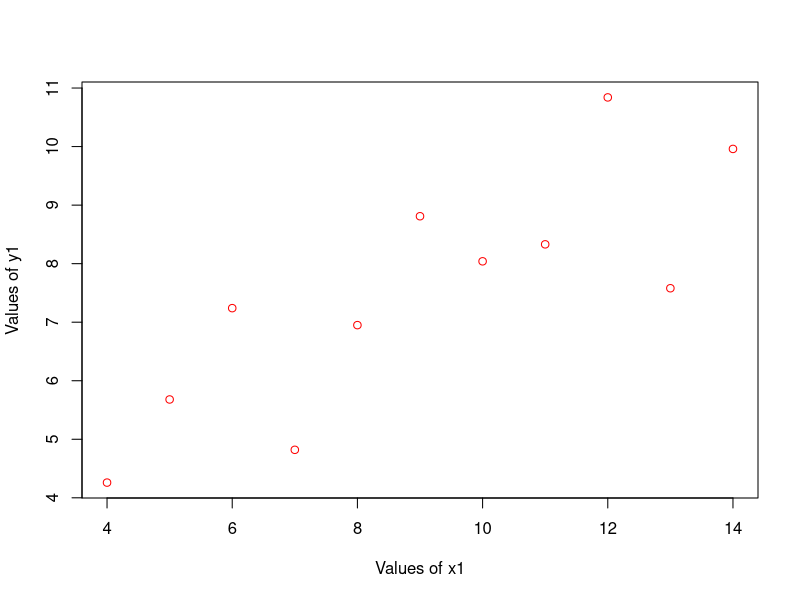
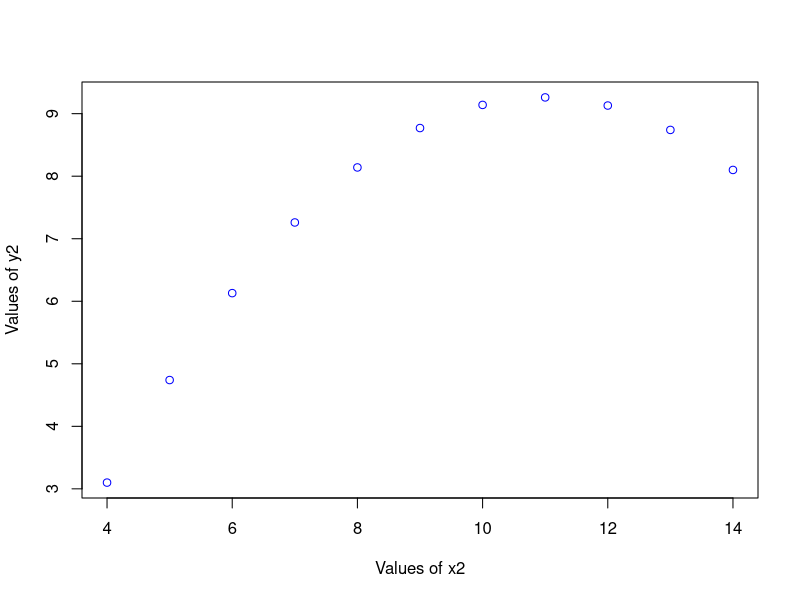
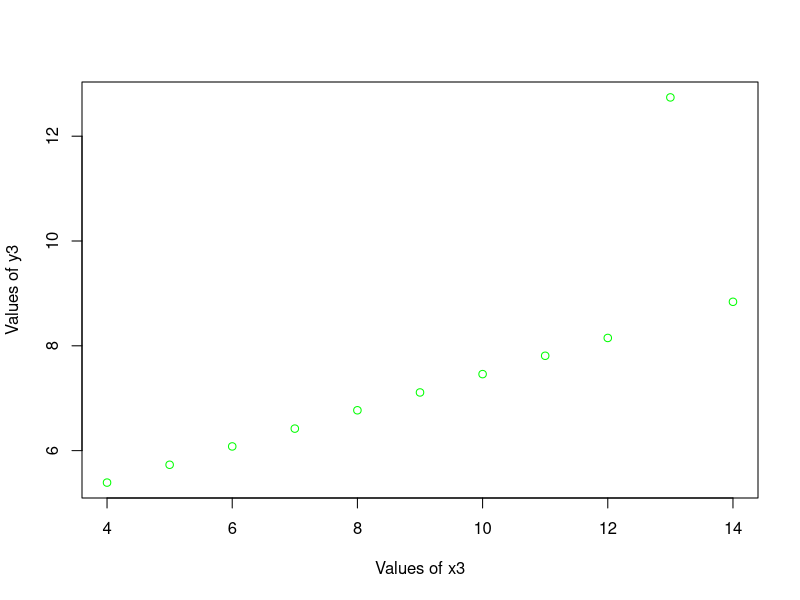
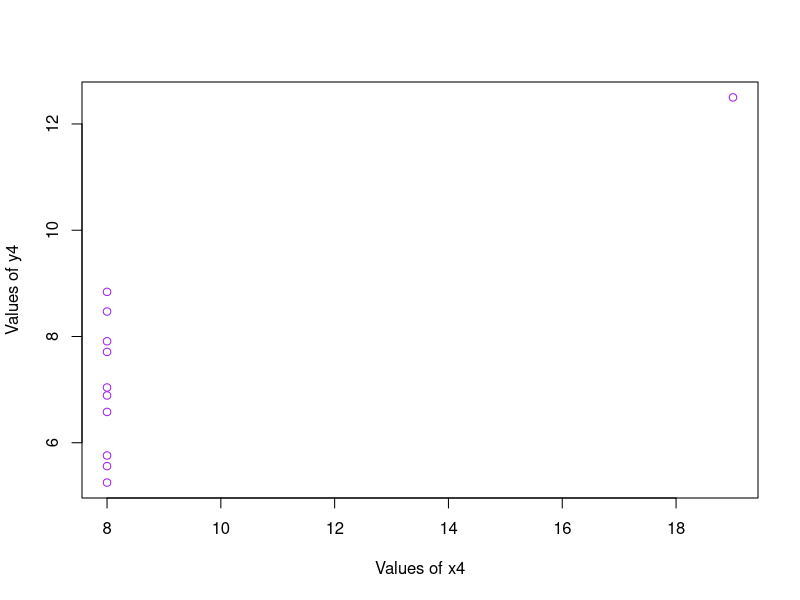
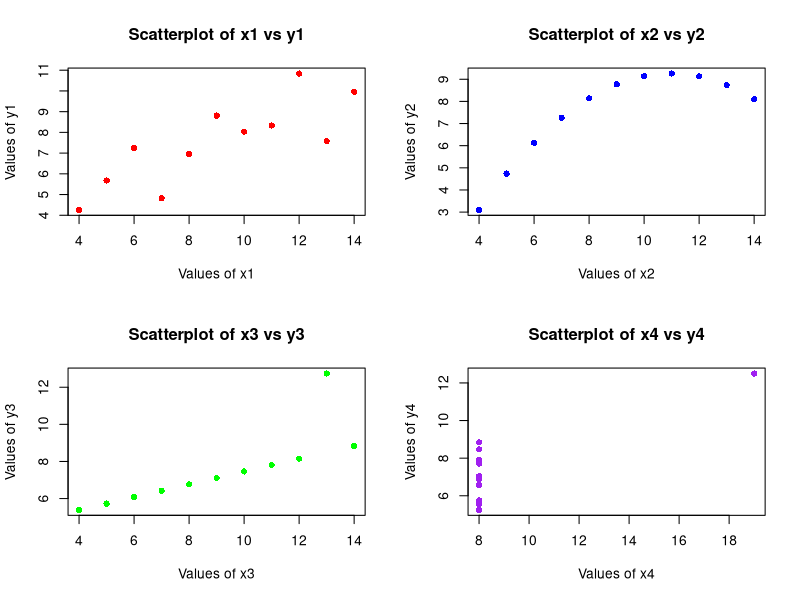
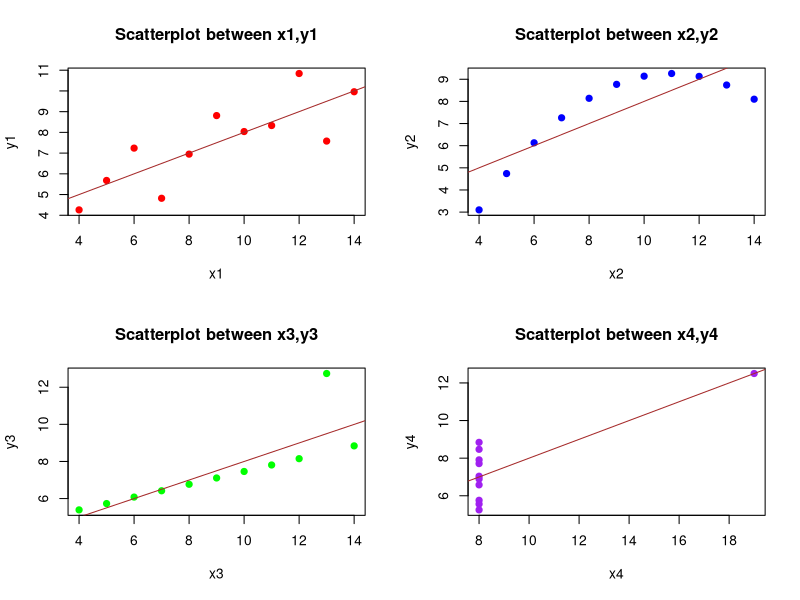

Write the R code that produced these figures, in order.
## ---- chunk 1
knitr::opts_chunk$set(echo = TRUE)
## ---- chunk 2
data <- anscombe
summary(data)
x1 <- data[,1]
x2 <- data[,2]
x3 <- data[,3]
x4 <- data[,4]
y1 <- data[,5]
y2 <- data[,6]
y3 <- data[,7]
y4 <- data[,8]
## ---- chunk 3
mean(x1)
mean(x2)
mean(x3)
mean(x4)
## ---- chunk 4
mean(y1)
mean(y2)
mean(y3)
mean(y4)
## ---- chunk 5
var(x1)
var(x2)
var(x3)
var(x4)
## ---- chunk 6
var(y1)
var(y2)
var(y3)
var(y4)
## ---- chunk 7
cor(x1, y1)
## ---- chunk 8
cor(x2, y2)
## ---- chunk 9
cor(x3, y3)
## ---- chunk 10
cor(x4, y4)
## ---- chunk 11
plot(x1, y1, xlab = "Values of x1", ylab = "Values of y1", type ='p', col = 'red')
plot(x2, y2, xlab = "Values of x2", ylab = "Values of y2", type ='p', col = 'blue')
plot(x3, y3, xlab = "Values of x3", ylab = "Values of y3", type ='p', col = 'green')
plot(x4, y4, xlab = "Values of x4", ylab = "Values of y4", type ='p', col = 'purple')
## ---- chunk 12
par(mfrow=c(2,2))
plot(x1, y1, xlab = "Values of x1", ylab = "Values of y1", col = 'red', pch=16, main = "Scatterplot of x1 vs y1")
plot(x2, y2, xlab = "Values of x2", ylab = "Values of y2", col = 'blue', pch=16, main = "Scatterplot of x2 vs y2")
plot(x3, y3, xlab = "Values of x3", ylab = "Values of y3", col = 'green', pch=16, main = "Scatterplot of x3 vs y3")
plot(x4, y4, xlab = "Values of x4", ylab = "Values of y4", col = 'purple', pch=16, main = "Scatterplot of x4 vs y4")
## ---- chunk 13
fit1 <- lm(y1 ~ x1, data =anscombe)
summary(fit1)
fit2 <- lm(y2 ~ x2, data =anscombe)
summary(fit2)
fit3 <- lm(y3 ~ x3, data =anscombe)
summary(fit3)
fit4 <- lm(y4 ~ x4, data =anscombe)
summary(fit4)
## ---- chunk 14
par(mfrow=c(2,2))
plot(x1,y1, main="Scatterplot between x1,y1",col='red', pch=19) 
abline(fit1, col="brown")
plot(x2,y2, main="Scatterplot between x2,y2",col='blue', pch=19) 
abline(fit2, col="brown")
plot(x3,y3, main="Scatterplot between x3,y3",col='green', pch=19) 
abline(fit3, col="brown")
plot(x4,y4, main="Scatterplot between x4,y4",col='purple', pch=19) 
abline(fit4, col="brown")
## ---- chunk 15
anova(fit1)
anova(fit2)
anova(fit3)
anova(fit4)
